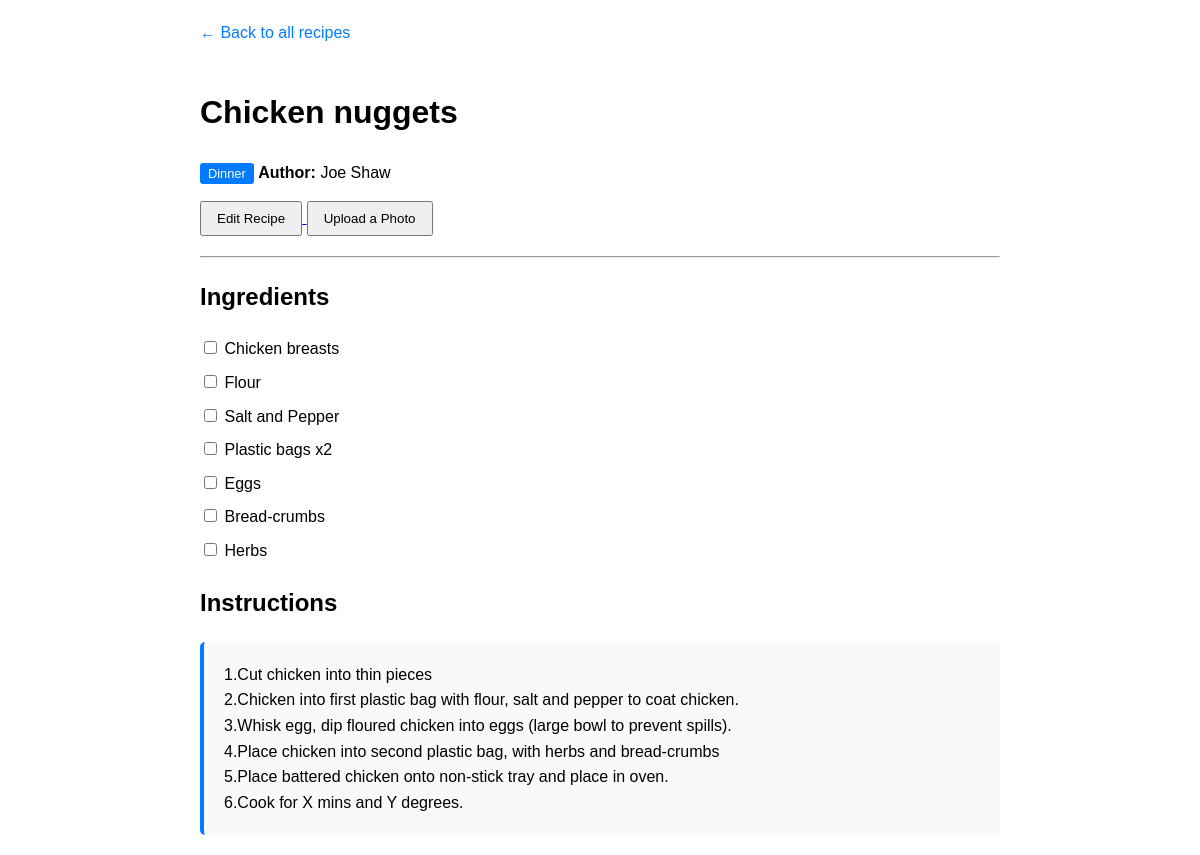
/recipe/4/ (signed in), run on the app's committed database.
### recipes/models.py (models this page shows, shortened)
class Recipe(models.Model):
    title = models.CharField(max_length=200)
    category = models.CharField(max_length=100)
    author = models.CharField(max_length=100, blank=True, null=True)
    ingredients = models.TextField(help_text="Put each ingredient on a new line")
    instructions = models.TextField()
    created_at = models.DateTimeField(auto_now_add=True)

### recipes/views.py (the view)
# urls.py: path('recipe/<int:pk>/', views.recipe_detail, name='recipe_detail'),
@login_required
def recipe_detail(request, pk):
    recipe = get_object_or_404(Recipe, pk=pk)
    ingredients_list = [line.strip() for line in recipe.ingredients.split('\n') if line.strip()]
    context = {
        'recipe': recipe,
        'ingredients_list': ingredients_list,
    }
    return render(request, 'recipes/recipe_detail.html', context)

### recipes/templates/recipes/recipe_detail.html (shortened to what this page needs)
<!DOCTYPE html>
<html lang="en">
<head>
</head>
<body>
    <a href="{% url 'recipe_list' %}" class="back-link">&larr; Back to all recipes</a>
    <h1>{{ recipe.title }}</h1>
    <p><span class="category-tag">{{ recipe.category }}</span> <strong>Author:</strong> {{ recipe.author|default:"Unknown" }}</p>
    <div style="margin-bottom: 20px;">
        <a href="{% url 'recipe_edit' recipe.pk %}">
            <button style="padding: 8px 15px; cursor: pointer;">Edit Recipe</button>
        </a>
        <a href="{% url 'photo_upload' recipe.pk %}">
            <button style="padding: 8px 15px; cursor: pointer;">Upload a Photo</button>
        </a>
    </div>
    <hr>
    <h2>Ingredients</h2>
    <form>
        {% for ingredient in ingredients_list %}
            <div class="ingredient-item">
                <input type="checkbox" id="ingredient_{{ forloop.counter }}">
                <label for="ingredient_{{ forloop.counter }}">{{ ingredient }}</label>
            </div>
        {% endfor %}
    </form>
    <h2>Instructions</h2>
    <div class="instructions-box">{{ recipe.instructions }}</div>
</body>
</html>

### recipes/templates/recipes/recipe_detail.html (style rules this page uses)
body { font-family: sans-serif; padding: 20px; max-width: 800px; margin: 0 auto; line-height: 1.6; }
.back-link { display: inline-block; margin-bottom: 20px; text-decoration: none; color: #007BFF; }
.category-tag { background: #007BFF; color: white; padding: 3px 8px; border-radius: 3px; font-size: 0.8em; }
.ingredient-item { margin-bottom: 8px; }
.instructions-box { background: #f9f9f9; padding: 20px; border-radius: 5px; border-left: 4px solid #007BFF; white-space: pre-wrap; }

### data on the page
Recipe: title "Chicken nuggets", category "Dinner", author "Joe Shaw", instructions "1.Cut chicken into thin pieces 2.Chicken into first plastic bag with flour, salt and pepper to coat chicken. 3.Whisk egg, dip floured chicken into eggs (large bowl to prevent spills). 4.Place chicken into second plastic bag, with herbs and bread-crumbs 5.Place battered chicken onto non-stick tray and place in oven. 6.Cook for X mins and Y degrees."

### other printed values
{{ ingredient }} "Chicken breasts" "Flour" "Salt and Pepper" "Plastic bags x2" "Eggs" "Bread-crumbs" "Herbs"
